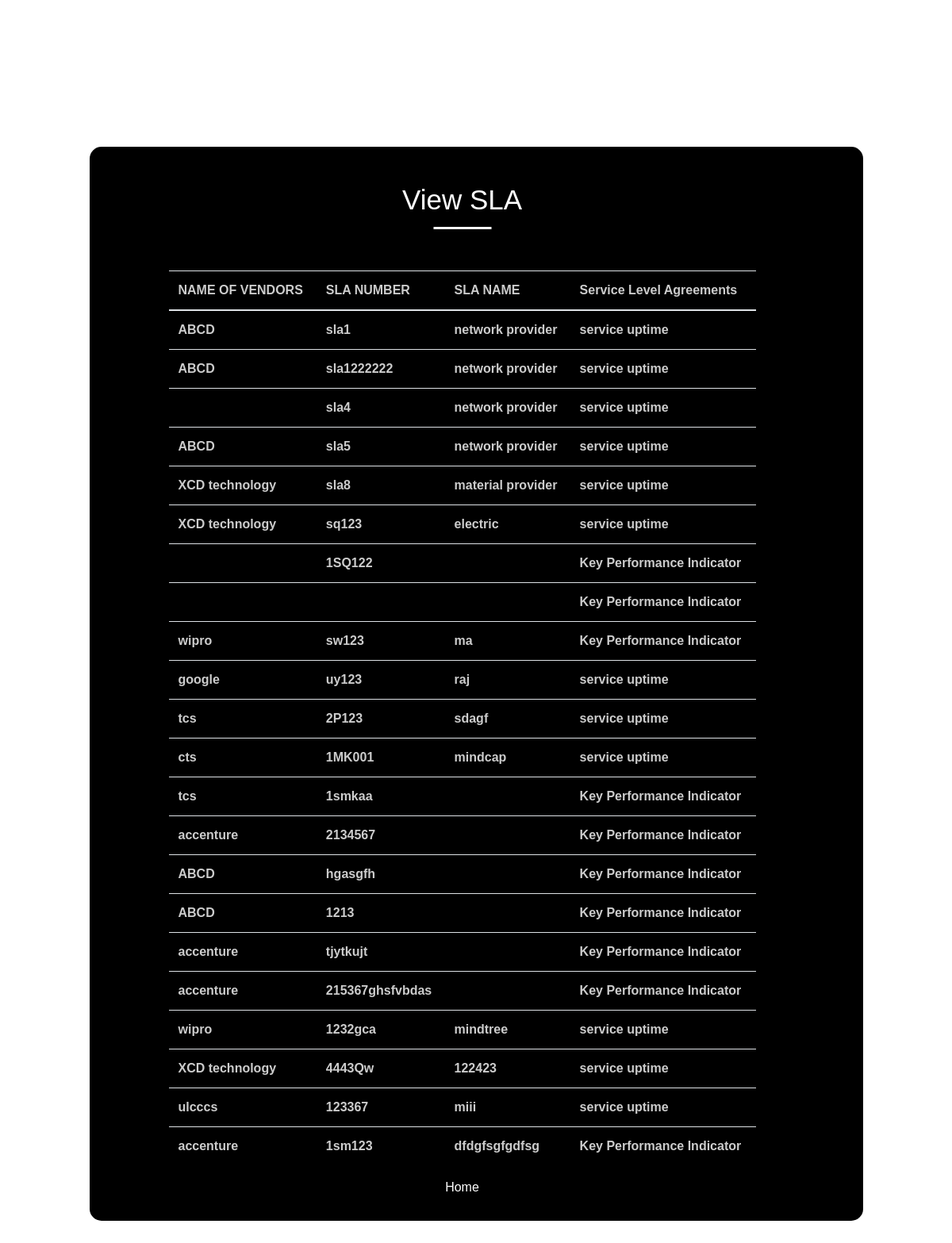
Screenshot of /customer/sla_list with the database file from the repository.
### customer/models.py (models this page shows)
class SLA(models.Model):
    name_of_vendor = models.CharField(max_length=255)
    sla_number = models.CharField(max_length=255, unique=True)
    sla_name = models.CharField(max_length=255)
    sla = models.CharField(max_length=255)
    status = models.IntegerField()

### customer/views.py (the view)
# urls.py: path('sla_list', views.SlaList.as_view(), name='sla_list'),
class SlaList(ListView):
    model = SLA
    template_name = 'customer/ viewSLA.html'
    def get_queryset(self):
        query = super().get_queryset()
        slas = query.filter(status=1)
        return slas

### customer/templates/customer/ viewSLA.html (shortened to what this page needs)
<!DOCTYPE html>
<html>
{%load static%}
<head>
	<link rel="stylesheet" href="https://maxcdn.bootstrapcdn.com/bootstrap/4.3.1/css/bootstrap.min.css">
	<link rel="stylesheet" type="text/css" href="{% static 'css/nunito-font.css' %}">
	<link rel="stylesheet" href="{% static 'css/style.css' %}"/>
</head>
<body class="form-v9">
	<div class="page-content">
		<div class="form-v9-content" style="background-image: url('{% static 'add-SLA/colorlib-regform-35/images/7p.png' %}')">
			<form class="form-detail" action="#" method="post">
				<h2>View SLA</h2>
				<div class="container-fluids">
						<table class="table">
								<thead>
								 <tr>
									<th>NAME OF VENDORS</th>
									<th>SLA NUMBER</th>
									<th>SLA NAME</th>
									<th>Service Level Agreements</th>
								  </tr>
                                 {% for sla in object_list %}
								  <tr>
								  	<td>{{ sla.name_of_vendor }}</td>
									<td>{{ sla.sla_number }}</td>
                                      <td>{{ sla.sla_name }}</td>
									<td>{{ sla.sla }}</td>
								  </tr>
								  {% endfor %}
							  </table>
							</div>
            <div class="text-center">
          <a style="color: #ffffff;font-size: medium" class="d-block small mt-3" href="{%url 'customer_home' %}">Home</a>
        </div>
			</form>
		</div>
	</div>
					<p></p><br>
					<p></p><br>
</body><!by manish ,ults-->
</html>

### static/css/style.css (style rules this page uses)
body { margin: 0; }
.page-content { width: 100%; margin: 0 auto; background: #fffff; display: flex; display: -webkit-flex; justify-content: center; -o-justify-content: center; -ms-justify-content: center; -moz-justify-content: center; -webkit-justify-content: center; align-items: center; -o-align-items: center; -ms-align-items: center; -moz-align-items: center; -webkit-align-items: center; }
.form-v9-content { width: 975px; border-radius: 15px; -o-border-radius: 15px; -ms-border-radius: 15px; -moz-border-radius: 15px; -webkit-border-radius: 15px; margin: 185px 0; font-family: 'Nunito', sans-serif; color: #fff; font-weight: 700; font-size: 16px; position: relative; }
.form-v9-content .form-detail { padding: 30px 135px 30px 100px; position: relative; }
.form-v9-content .form-detail h2 { font-size: 35px; text-align: center; position: relative; padding: 16px 0 13px; margin-bottom: 55px; }
.form-v9-content .form-detail h2::after { background: #fff; width: 73px; height: 3px; content: ""; position: absolute; top: 100%; left: 50%; transform: translateX(-50%); -o-transform: translateX(-50%); -ms-transform: translateX(-50%); -moz-transform: translateX(-50%); -webkit-transform: translateX(-50%); }
.table { color: #ccc; }

### rows the page displays
SLA: name_of_vendor "ABCD", sla_number "sla1", sla_name "network provider", sla "service uptime"
SLA: name_of_vendor "ABCD", sla_number "sla1222222", sla_name "network provider", sla "service uptime"
SLA: sla_number "sla4", sla_name "network provider", sla "service uptime"
SLA: name_of_vendor "ABCD", sla_number "sla5", sla_name "network provider", sla "service uptime"
SLA: name_of_vendor "XCD technology", sla_number "sla8", sla_name "material provider", sla "service uptime"
SLA: name_of_vendor "XCD technology", sla_number "sq123", sla_name "electric", sla "service uptime"
SLA: sla_number "1SQ122", sla "Key Performance Indicator"
SLA: sla "Key Performance Indicator"
SLA: name_of_vendor "wipro", sla_number "sw123", sla_name "ma", sla "Key Performance Indicator"
SLA: name_of_vendor "google", sla_number "uy123", sla_name "raj", sla "service uptime"
SLA: name_of_vendor "tcs", sla_number "2P123", sla_name "sdagf", sla "service uptime"
SLA: name_of_vendor "cts", sla_number "1MK001", sla_name "mindcap", sla "service uptime"
SLA: name_of_vendor "tcs", sla_number "1smkaa", sla "Key Performance Indicator"
SLA: name_of_vendor "accenture", sla_number "2134567", sla "Key Performance Indicator"
SLA: name_of_vendor "ABCD", sla_number "hgasgfh", sla "Key Performance Indicator"
SLA: name_of_vendor "ABCD", sla_number "1213", sla "Key Performance Indicator"
SLA: name_of_vendor "accenture", sla_number "tjytkujt", sla "Key Performance Indicator"
SLA: name_of_vendor "accenture", sla_number "215367ghsfvbdas", sla "Key Performance Indicator"
SLA: name_of_vendor "wipro", sla_number "1232gca", sla_name "mindtree", sla "service uptime"
SLA: name_of_vendor "XCD technology", sla_number "4443Qw", sla_name "122423", sla "service uptime"
SLA: name_of_vendor "ulcccs", sla_number "123367", sla_name "miii", sla "service uptime"
SLA: name_of_vendor "accenture", sla_number "1sm123", sla_name "dfdgfsgfgdfsg", sla "Key Performance Indicator"
